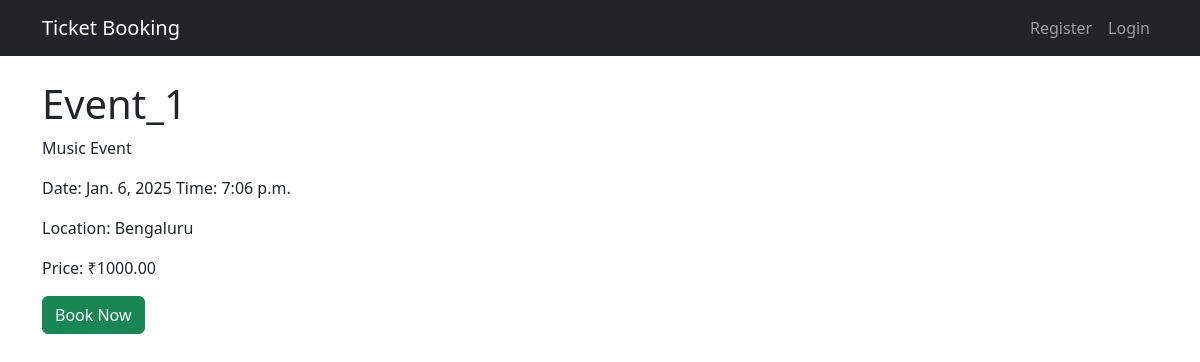
The page /event/1/ on the database its author committed.
### events/models.py (models this page shows, shortened)
class Event(models.Model):
    CATEGORY_CHOICES = [
        ('music', 'Music'),
        ('movies', 'Movies'),
        ('sports', 'Sports'),
        ('theatre', 'Theatre'),
        ('comedy', 'Comedy'),
        ('conference', 'Conference'),
    ]
    name = models.CharField(max_length=200)
    category = models.CharField(max_length=20, choices=CATEGORY_CHOICES)
    description = models.TextField()
    date = models.DateField()
    time = models.TimeField()
    location = models.CharField(max_length=200)
    price = models.DecimalField(max_digits=10, decimal_places=2)
    available_tickets = models.IntegerField()

### events/views.py (the view)
# urls.py: path("event/<int:event_id>/", views.event_details, name="event_details"),
def event_details(request, event_id):
    event = get_object_or_404(Event, id=event_id)
    return render(request, "events/event_details.html", {"event": event})

### templates/events/event_details.html (shortened to what this page needs)
{% extends "base.html" %}
{% block content %}
<h1>{{ event.name }}</h1>
<p>{{ event.description }}</p>
<p>Date: {{ event.date }} Time: {{ event.time }}</p>
<p>Location: {{ event.location }}</p>
<p>Price: ₹{{ event.price }}</p>
<a href="{% url 'book_event' event.id %}" class="btn btn-success">Book Now</a>
{% endblock %}

### rows shown on the page
Event: name "Event_1", description "Music Event", date "Jan. 6, 2025", time "7:06 p.m.", location "Bengaluru", price "1000.00"
